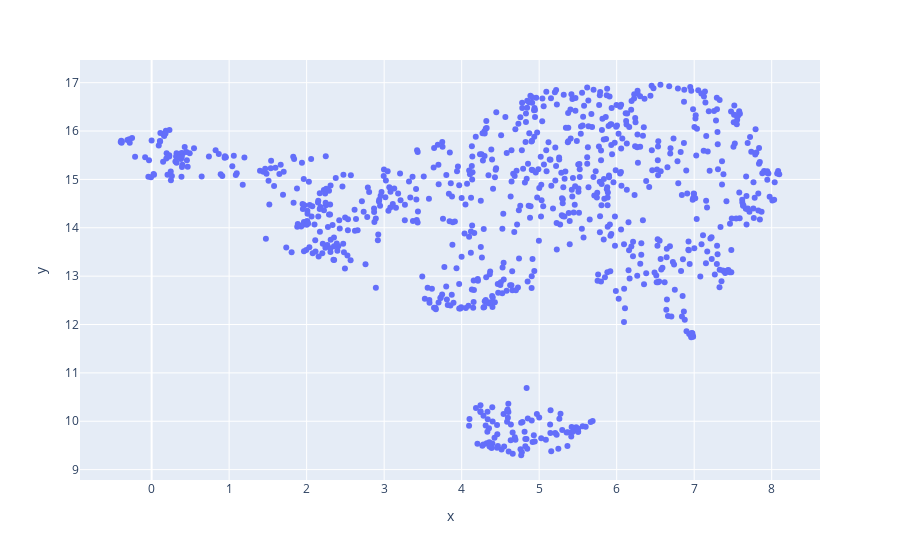

Here is the notebook cell this chart was saved with:
### Markdown cell above
### 1. Compare UMAP and t-SNE

First, we do a bit of visualization to compare the effectiveness of UMAP and t-SNE. Theoretically, we should observe that UMAP produces **richer structures (clusters, outliers, etc.)**, while t-SNE yields a more **uniform (mixed and spread-out)** result.

### Code cell
import plotly.express as px

reducer = UMAP()

coords = reducer.fit_transform(embeddings).transpose()  # Create a 2-D version for visualization
dataframe = pd.DataFrame({'text': sentences, 'x': coords[0], 'y': coords[1]})

fig = px.scatter(dataframe, x='x', y='y', hover_name='text')
fig.show()

### Figure 1 — Plotly figure (JSON) as saved in the notebook; plotly's stock layout.template omitted (floating-point values rounded to 4 significant figures; data arrays with more than 128 entries replaced by an {"elided": "..."} marker saying what was removed)
{"data": [{"hovertemplate": "<b>%{hovertext}</b><br><br>x=%{x}<br>y=%{y}<extra></extra>", "hovertext": {"elided": "888 str values"}, "legendgroup": "", "marker": {"color": "#636efa", "symbol": "circle"}, "mode": "markers", "name": "", "orientation": "v", "showlegend": false, "type": "scatter", "x": {"elided": "888 float values"}, "xaxis": "x", "y": {"elided": "888 float values"}, "yaxis": "y"}], "layout": {"legend": {"tracegroupgap": 0}, "margin": {"t": 60}, "xaxis": {"anchor": "y", "domain": [0, 1], "title": {"text": "x"}}, "yaxis": {"anchor": "x", "domain": [0, 1], "title": {"text": "y"}}}}
